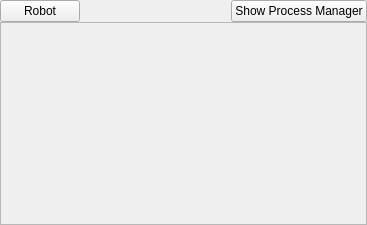
<?xml version="1.0" encoding="UTF-8"?>
<ui version="4.0">
 <class>ControlledRobotWidget</class>
 <widget class="QFrame" name="ControlledRobotWidget">
  <property name="enabled">
   <bool>true</bool>
  </property>
  <property name="geometry">
   <rect>
    <x>0</x>
    <y>0</y>
    <width>367</width>
    <height>225</height>
   </rect>
  </property>
  <property name="sizePolicy">
   <sizepolicy hsizetype="MinimumExpanding" vsizetype="MinimumExpanding">
    <horstretch>0</horstretch>
    <verstretch>0</verstretch>
   </sizepolicy>
  </property>
  <property name="maximumSize">
   <size>
    <width>4000000</width>
    <height>3000000</height>
   </size>
  </property>
  <layout class="QVBoxLayout" name="pmControlVerticalLayout" stretch="0">
   <property name="spacing">
    <number>0</number>
   </property>
   <property name="leftMargin">
    <number>0</number>
   </property>
   <property name="topMargin">
    <number>0</number>
   </property>
   <property name="rightMargin">
    <number>0</number>
   </property>
   <property name="bottomMargin">
    <number>0</number>
   </property>
   <item>
    <layout class="QVBoxLayout" name="verticalLayout">
     <item>
      <layout class="QHBoxLayout" name="toolbarLayout" stretch="0,0,0,0">
       <property name="spacing">
        <number>0</number>
       </property>
       <property name="sizeConstraint">
        <enum>QLayout::SetDefaultConstraint</enum>
       </property>
       <property name="leftMargin">
        <number>0</number>
       </property>
       <item>
        <widget class="QPushButton" name="robotStartStopBtn">
         <property name="sizePolicy">
          <sizepolicy hsizetype="Maximum" vsizetype="Maximum">
           <horstretch>0</horstretch>
           <verstretch>0</verstretch>
          </sizepolicy>
         </property>
         <property name="text">
          <string>Robot</string>
         </property>
        </widget>
       </item>
       <item>
        <spacer name="horizontalSpacer">
         <property name="orientation">
          <enum>Qt::Horizontal</enum>
         </property>
         <property name="sizeType">
          <enum>QSizePolicy::Expanding</enum>
         </property>
         <property name="sizeHint" stdset="0">
          <size>
           <width>1</width>
           <height>1</height>
          </size>
         </property>
        </spacer>
       </item>
       <item>
        <widget class="QPushButton" name="alicaShowHideBtn">
         <property name="sizePolicy">
          <sizepolicy hsizetype="Maximum" vsizetype="Maximum">
           <horstretch>0</horstretch>
           <verstretch>0</verstretch>
          </sizepolicy>
         </property>
         <property name="locale">
          <locale language="English" country="UnitedKingdom"/>
         </property>
         <property name="text">
          <string/>
         </property>
         <property name="icon">
          <iconset>
           <normaloff>../../resources/System-Monitor.png</normaloff>../../resources/System-Monitor.png</iconset>
         </property>
         <property name="iconSize">
          <size>
           <width>32</width>
           <height>32</height>
          </size>
         </property>
         <property name="checkable">
          <bool>true</bool>
         </property>
         <property name="flat">
          <bool>true</bool>
         </property>
        </widget>
       </item>
       <item>
        <widget class="QPushButton" name="pmShowHideBtn">
         <property name="sizePolicy">
          <sizepolicy hsizetype="Maximum" vsizetype="Maximum">
           <horstretch>0</horstretch>
           <verstretch>0</verstretch>
          </sizepolicy>
         </property>
         <property name="text">
          <string>Show Process Manager</string>
         </property>
        </widget>
       </item>
      </layout>
     </item>
     <item>
      <widget class="QScrollArea" name="scrollArea">
       <property name="sizePolicy">
        <sizepolicy hsizetype="Expanding" vsizetype="Expanding">
         <horstretch>0</horstretch>
         <verstretch>0</verstretch>
        </sizepolicy>
       </property>
       <property name="widgetResizable">
        <bool>true</bool>
       </property>
       <widget class="QWidget" name="scrollAreaWidgetContents">
        <property name="geometry">
         <rect>
          <x>0</x>
          <y>0</y>
          <width>363</width>
          <height>171</height>
         </rect>
        </property>
        <layout class="QGridLayout" name="gridLayout_2"/>
       </widget>
      </widget>
     </item>
    </layout>
   </item>
  </layout>
 </widget>
 <layoutdefault spacing="0" margin="0"/>
 <resources/>
 <connections/>
</ui>
